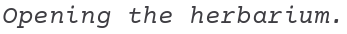
#> input picture system/plymouth/archive/line-boot.png, 347 x 34 px; its folder holds only this picture in this run
$ python import_wallpaper.py ../../../system/plymouth/archive/line-boot.png
#> lines starting #> are read from the running program, lines starting #| are printed output that depends on the picture
#!/usr/bin/env python3
"""Turn art/wallpaper.webp into the starter plate: the whole sheet, by day
and as a cyanotype by night.

    python3 tools/import_wallpaper.py [image]

The source is, in order: the image given, your own wallpaper kept outside the
theme (~/.config/ultra/archive/wallpaper.*, set by ultra-wallpaper, so updates
never replace it), or the theme's art/wallpaper.webp.

The wallpaper is used as drawn, with its own typed header, labels, stamp and
tape, so the shell types nothing over it (meta.json "sheet": true).

  sheet-day.jpg    the sheet, sized to cover the screen and toned to the
                   desk's grey paper
  sheet-night.jpg  the same sheet printed as a cyanotype: Prussian-blue paper,
                   the drawing and type in pale cream, the paper's own
                   mottling and specks kept
  meta.json        names and the plate number, for the shell's other cards

The screen crops the sheet to fill (the G14 is 16:10, the art 16:9): a little
of each side goes, never the plant. Requires: python3, numpy, pillow.
"""
import json
import os
import sys

import numpy as np
from PIL import Image, ImageDraw, ImageFilter

HERE = os.path.dirname(os.path.abspath(__file__))
# ---- this theme's sheet (each theme's folder has its own copy of this tool)
ID = "archive"
THEME_SRC = os.path.join(HERE, "..", "art", "wallpaper.webp")
PLATE = "0001-geranium-pratense"
QUIETEN = True      # False: colour and contrast as drawn, only the paper matched to the desk
META = {}           # this theme's own words for meta.json
USER_DIR = os.path.join(os.environ.get("XDG_CONFIG_HOME") or os.path.expanduser("~/.config"), "ultra", ID)
THEME_OUT = os.path.join(HERE, "..", "home", ".local", "share", "ultra", ID, "plates")
# where the shell reads plates from; your own wallpaper is written straight
# there (real files, not links into the theme), so nothing can stand between
DATA_OUT = os.path.join(os.environ.get("XDG_DATA_HOME") or os.path.expanduser("~/.local/share"), "ultra", ID, "plates")


def source():
    args = [a for a in sys.argv[1:] if not a.startswith("--")]
    if args:
        return args[0]
    for ext in ("png", "jpg", "jpeg", "webp"):
        mine = os.path.join(USER_DIR, "wallpaper." + ext)
        if os.path.exists(mine):
            return mine
    return THEME_SRC
# the sheet is sized to cover the G14's 2880 x 1800 panel (a 16:9 sheet:
# 3200 x 1800), up or down from whatever the source is
COVER = (2880, 1800)

# the desk's paper (Theme.paperBase is c9c7c3; the reference desk reads about
# cbc9c5 around the plate) and the night sheet's colours (Theme.nite)
DAY_PAPER = np.array([203, 201, 197], np.float32)
NIGHT_PAPER = np.array([0x1c, 0x2f, 0x4d], np.float32)
NIGHT_INK = np.array([0xe6, 0xe1, 0xd6], np.float32)
# the paper's own texture, quietened to the desk's calm grey sheet: how much
# of the colour of its flecks and fibres stays (the blue stamp keeps all of
# its own), and how much of its grain (the drawing and type are untouched)
FLECK_COLOUR = 0.35
PAPER_GRAIN = 0.5
# the drawing in soft pencil grey, never black: the darkest ink (all but
# the darkest half percent) lifted to this if a picture draws darker; and
# the stamp's blue, a little quieter than printed
INK_FLOOR = 92.0
STAMP_COLOUR = 0.8
STAMP_LIFT = 0.22      # the stamp's ink a little toward the paper, faded as an old stamp is


def quieten(big):
    """The paper's flecks greyed and its grain softened; ink, type and the
    blue stamp as drawn."""
    rgb = np.asarray(big, np.float32)
    lum = rgb.mean(axis=2, keepdims=True)
    # colour: pulled toward grey, except blues (the stamp, any blue ink)
    r, g, b = rgb[..., 0], rgb[..., 1], rgb[..., 2]
    blue = np.clip((b - np.maximum(r, g)) / 40.0, 0, 1)[..., None]
    keep = FLECK_COLOUR + (1 - FLECK_COLOUR) * blue
    rgb = lum + (rgb - lum) * keep
    # grain: the paper's small ups and downs eased toward its smooth level;
    # ink (well below the paper) is left alone
    gray = Image.fromarray(np.clip(rgb.mean(axis=2), 0, 255).astype(np.uint8))
    level = np.asarray(gray.filter(ImageFilter.MedianFilter(9)).filter(ImageFilter.GaussianBlur(3)), np.float32)[..., None]
    smooth = np.asarray(Image.fromarray(np.clip(rgb, 0, 255).astype(np.uint8)).filter(ImageFilter.GaussianBlur(2.2)), np.float32)
    depth = np.clip((level - rgb.mean(axis=2, keepdims=True)) / 28.0, 0, 1)   # 0 paper .. 1 ink
    paper = (1 - depth) * (1 - PAPER_GRAIN)
    rgb = rgb * (1 - paper) + smooth * paper
    # ink: grey pencil lines lifted toward the paper so the darkest is
    # INK_FLOOR (a picture drawn that light already is left as it is)
    r, g, b = rgb[..., 0], rgb[..., 1], rgb[..., 2]
    blue = np.clip((b - np.maximum(r, g)) / 40.0, 0, 1)[..., None]
    paper_rgb = np.median(rgb.reshape(-1, 3), axis=0)
    lum = rgb.mean(axis=2)
    darkest = np.percentile(lum[blue[..., 0] < 0.5], 0.5)
    paper_l = float(paper_rgb.mean())
    if darkest < INK_FLOOR < paper_l:
        k = (paper_l - INK_FLOOR) / (paper_l - darkest)
        lifted = paper_rgb + (rgb - paper_rgb) * k
        rgb = rgb * blue + lifted * (1 - blue)          # the stamp keeps its depth
    # the stamp: its blue a little quieter, and faded a little
    lum = rgb.mean(axis=2, keepdims=True)
    stamp = lum + (rgb - lum) * STAMP_COLOUR
    stamp = stamp + (paper_rgb - stamp) * STAMP_LIFT
    rgb = rgb * (1 - blue) + stamp * blue
    return Image.fromarray(np.clip(rgb, 0, 255).astype(np.uint8))


# [62 lines left out: functions is_theme_copy, retitle, refit, not called in this run]


def main():
    if "--is-theme-copy" in sys.argv:
        sys.exit(0 if is_theme_copy() else 1)
    path = source()
    out = THEME_OUT if path == THEME_SRC else DATA_OUT
    src = Image.open(path).convert("RGB")
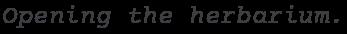
#> src: PIL image 347x34 RGB; mean R, G, B 10.3, 10.1, 10.9
    print("wallpaper:", path, "(%d x %d)" % src.size)
#| wallpaper: ../../../system/plymouth/archive/line-boot.png (347 x 34)
    scale = max(COVER[0] / src.width, COVER[1] / src.height)
#> scale = 52.94
    big = src.resize((round(src.width * scale), round(src.height * scale)), Image.LANCZOS)
    if scale > 1.05:   # enlarged: bring the pencil lines back a little
        big = big.filter(ImageFilter.UnsharpMask(radius=1.4, percent=55, threshold=2))
    if QUIETEN:
        big = quieten(big)
#> in quieten, `lum = rgb.mean(axis=2, keepdims=True)`:
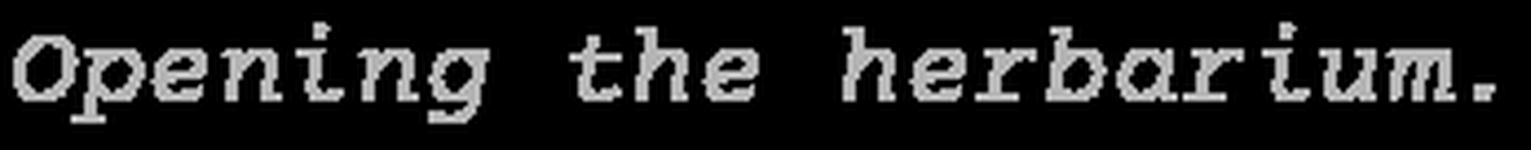
#> lum: shape (1800, 18371, 1) float32 (shown at 1/12 size); min 0, max 88.67, mean 11; drawn with min black and max white
#> in quieten, `blue = np.clip((b - np.maximum(r, g)) / 40.0, 0, 1)[..., None]`:
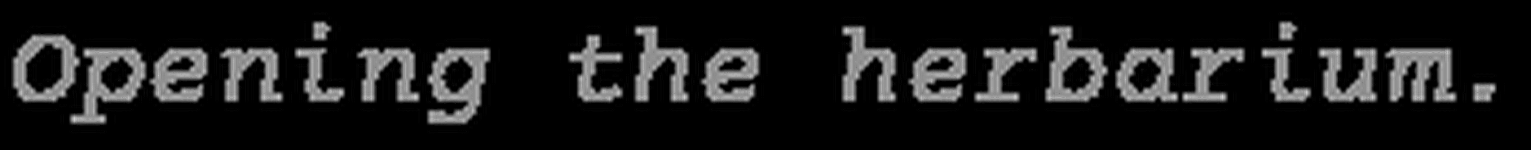
#> blue: shape (1800, 18371, 1) float32 (shown at 1/12 size); min 0, max 0.175, mean 0.0175; drawn with min black and max white
#> in quieten, `keep = FLECK_COLOUR + (1 - FLECK_COLOUR) * blue`:
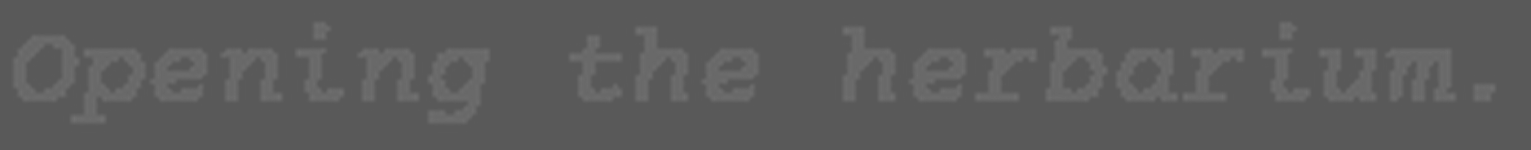
#> keep: shape (1800, 18371, 1) float32 (shown at 1/12 size); min 0.35, max 0.464, mean 0.361
    rgb = np.asarray(big, np.float32)

    # the paper's own colour, everywhere (the ink lifted out of it)
    gray = big.convert("L")
    paper_l = np.asarray(gray.filter(ImageFilter.MaxFilter(15)).filter(ImageFilter.GaussianBlur(24)), np.float32)
    paper_rgb = np.median(rgb.reshape(-1, 3), axis=0)

    # ---- day: tone the sheet so its paper matches the desk
    gain = DAY_PAPER / paper_rgb
    day = np.clip(rgb * gain, 0, 255).astype(np.uint8)

    # ---- night: a cyanotype print of the same sheet
    lum = rgb.mean(axis=2)
    paper_l = np.maximum(paper_l, lum)
    ink = np.clip((paper_l - lum) / np.maximum(paper_l, 1), 0, 1)       # 0 paper .. 1 solid ink
    ink = np.clip(ink * 1.25, 0, 1) ** 0.85
    # the paper's mottling, carried over as a faint unevenness of the blue
    mottle = (paper_l - paper_l.mean()) / 255.0
    base = NIGHT_PAPER[None, None, :] * (1 + 0.9 * mottle[..., None])
    night = base * (1 - ink[..., None]) + NIGHT_INK[None, None, :] * ink[..., None]
    night = np.clip(night, 0, 255).astype(np.uint8)

    folder = os.path.join(out, PLATE)
    os.makedirs(folder, exist_ok=True)
    for name in os.listdir(folder):
        if name.endswith(".png") or name.startswith("sheet-"):
            os.remove(os.path.join(folder, name))
    Image.fromarray(day).save(os.path.join(folder, "sheet-day.jpg"), quality=90, optimize=True, progressive=True)
    Image.fromarray(night).save(os.path.join(folder, "sheet-night.jpg"), quality=90, optimize=True, progressive=True)

    meta = {
        "number": "0001",
        "region": "FLORA EUROPAEA",
        "latin": "Geranium pratense",
        "authority": "Linnaeus, 1753.",
        "family": "Geraniaceae",
        "common": "European meadow cranesbill.",
        # the whole sheet is the wallpaper: the shell types no labels over it
        "sheet": True,
        "day": "sheet-day.jpg",
        "night": "sheet-night.jpg",
    }
    meta.update(META)
    meta_path = os.path.join(folder, "meta.json")
    if os.path.islink(meta_path):
        os.remove(meta_path)   # a real file of its own, not the theme's through a link
    with open(meta_path, "w") as f:
        json.dump(meta, f, indent=2, ensure_ascii=False)
        f.write("\n")

    index_path = os.path.join(out, "index.json")
    index = json.load(open(index_path)) if os.path.exists(index_path) else []
    if os.path.islink(index_path):
        os.remove(index_path)
    if PLATE not in index:
        index.append(PLATE)
    with open(index_path, "w") as f:
        json.dump(sorted(index), f, indent=2)
        f.write("\n")
    print("sheet written:", folder, "(%d x %d)" % (day.shape[1], day.shape[0]))


if __name__ == "__main__":
#> (the run stopped early here; a loop or call above may not have finished)
